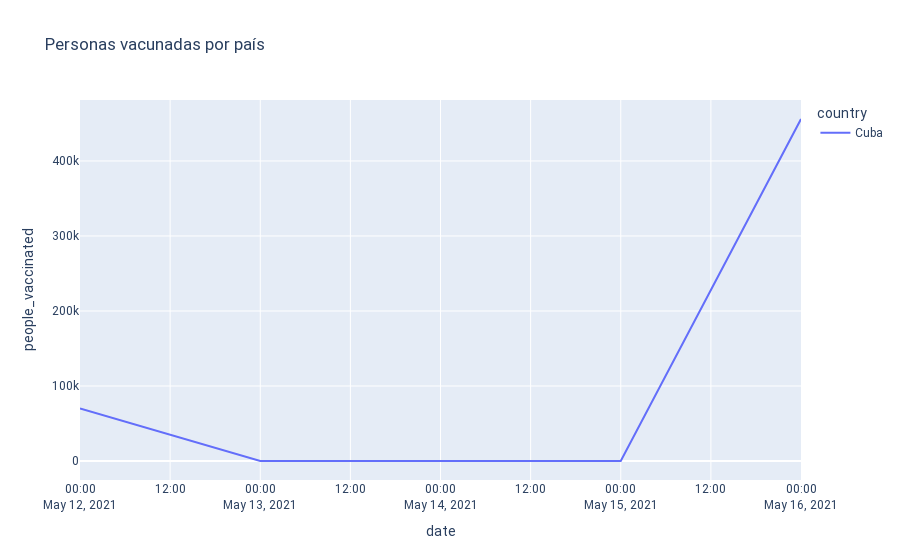

This figure's notebook cell:
### Code cell
fig = px.line(df_linea,
        y='people_vaccinated',
        x=df_linea['date'],
        color='country',
        title='Personas vacunadas por país')

fig.update_layout(
    font_family="Roboto",
)
fig.show()

### Figure 1 — Plotly figure (JSON) as saved in the notebook; plotly's stock layout.template omitted (floating-point values rounded to 4 significant figures)
{"data": [{"hoverlabel": {"namelength": 0}, "hovertemplate": "country=Cuba<br>date=%{x}<br>people_vaccinated=%{y}", "legendgroup": "Cuba", "line": {"color": "#636efa", "dash": "solid"}, "mode": "lines", "name": "Cuba", "showlegend": true, "type": "scatter", "x": ["2021-05-12T00:00:00", "2021-05-13T00:00:00", "2021-05-14T00:00:00", "2021-05-15T00:00:00", "2021-05-16T00:00:00"], "xaxis": "x", "y": [70000, 0, 0, 0, 455908], "yaxis": "y"}], "layout": {"font": {"family": "Roboto"}, "legend": {"title": {"text": "country"}, "tracegroupgap": 0}, "title": {"text": "Personas vacunadas por país"}, "xaxis": {"anchor": "y", "domain": [0, 1], "title": {"text": "date"}}, "yaxis": {"anchor": "x", "domain": [0, 1], "title": {"text": "people_vaccinated"}}}}
